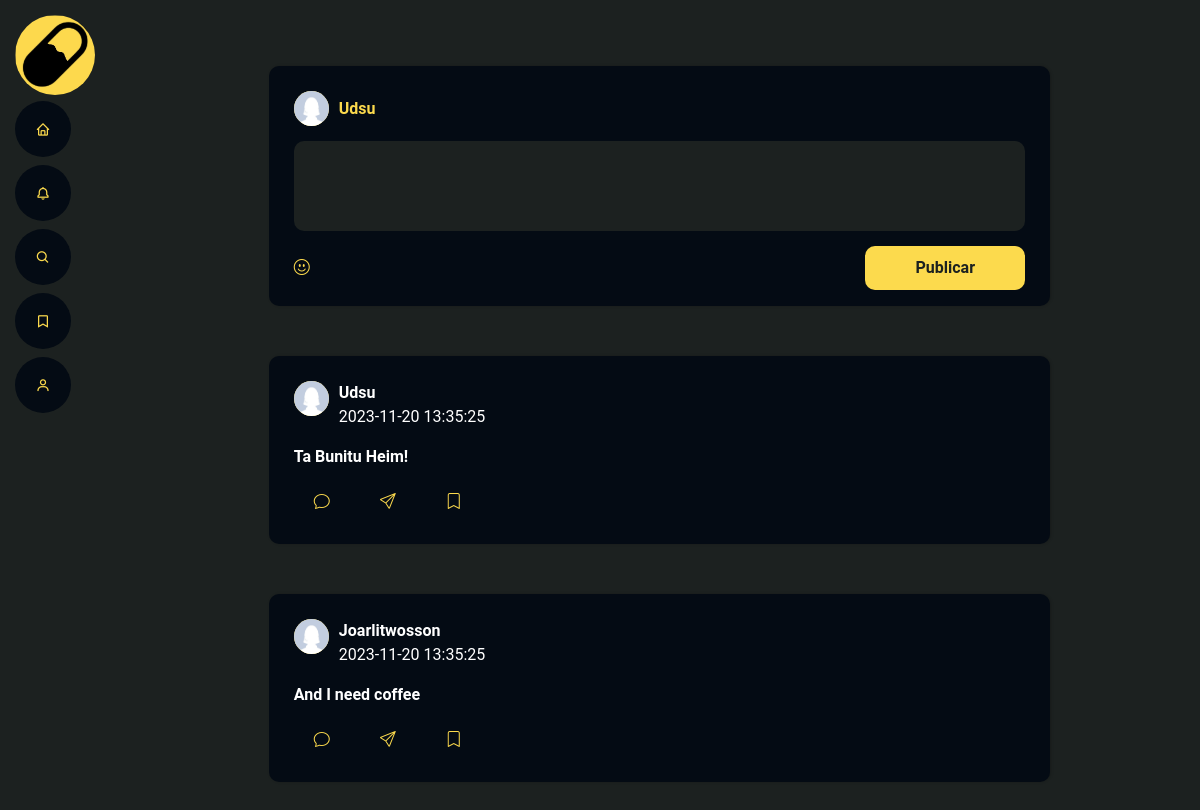
Screenshot of /Index.php?route=principal (signed in) with the database file from the repository.
### tables this page shows
CREATE TABLE tb_posts (
    pos_id INT AUTO_INCREMENT PRIMARY KEY,
    pos_usu_id INT NOT NULL,
    pos_conteudo TEXT,
    pos_data_postagem TIMESTAMP DEFAULT CURRENT_TIMESTAMP,
    FOREIGN KEY (pos_usu_id) REFERENCES tb_usuarios(usu_id)
);

CREATE TABLE tb_usuarios (
    usu_id INT AUTO_INCREMENT PRIMARY KEY,
    usu_nome VARCHAR(100) NOT NULL,
    usu_nome_usuario VARCHAR(50) NOT NULL,
    usu_email VARCHAR(100) NOT NULL UNIQUE,
    usu_senha VARCHAR(100) NOT NULL,
    usu_avatar VARCHAR(100) DEFAULT 'avatar.jpg',
    usu_img_fundo VARCHAR(100) DEFAULT 'generico.svg',
    usu_data_cadastro TIMESTAMP DEFAULT CURRENT_TIMESTAMP,
    CONSTRAINT chk_usu_nome_usuario_no_spaces CHECK (usu_nome_usuario NOT LIKE '% %')
);

### App/Controllers/PostController.php (called while the page is built, shortened)
<?php
require_once (__DIR__.'/../Model/PostModel.php');
class PostController extends Controller{
    public function viewPost(){
        $postModel = new PostModel();
        $posts = $postModel->getPost("viewPost");
        include (__DIR__."/../../Public/Principal.php");
    }
    }

### Config/Model.php (called while the page is built, shortened)
<?php
require_once (__DIR__."/../Database/SqlCommands.php");
class Model{
    public function __construct(){
        $this->query = new SqlCommands();
    }
}

### Database/SqlCommands.php (called while the page is built, shortened)
<?php
class SqlCommands{
    public function getCommand($function ){
        return $this->listCommandSql[$function];
    }
}

### App/Model/PostModel.php (called while the page is built, shortened)
<?php
require_once (__DIR__."/../../Config/Model.php");
class PostModel extends Model{
    public function getPost($base, $indice = 0){
        $con = $this->conect->conection();
        $query = $this->query->getCommand($base);
        $result = mysqli_query($con, $query[$indice]);
        if (!$result) {
            throw new Exception("Erro na consulta");
        }
        else{
            $rows = array();
            $i = 0;
            while ($row = mysqli_fetch_assoc($result)) {
                $rows[$i] = $row;
                $i++;
            }
            return $rows;
        }
    }
}

### Public/Layout/PostStructure.php (the view, shortened to what this page needs)
 <?php foreach($posts as $post=>$value): ?>
    <?php $route = $_GET['route']; ?>
      <li class='post'>
        <div class='infoUserPost'>
            <div class='imgUserPost'><img src="../Storage/perfil/<?= $value['usu_avatar']; ?>" alt=''></div>
            <div class='nameAndHour'>
                <?php if($route == 'notifications'): ?>
                    <p><strong><?= $value['usu_nome'];?></strong>| Post Compartilhado por <?= $value['sender_name'];?></p>
                <?php else: ?>
                    <strong><?= $value['usu_nome'];?></strong>
                <?php endif; ?>
                <p><?= $value['pos_data_postagem']; ?></p>
            </div>
        </div>
        <p>
        <?= $value['pos_conteudo']; ?>
        </p>
        <div class='actionBtnPost'>
            <button type='button' class='filepost openModal' data-modal='modal<?= $value['pos_id'] ?>'><i class='bi bi-chat' alt='comentar'></i></button>
            <?php if($route == 'principal'): ?>
                <button type='button' class='filepost openModal' data-modal='modalUsers1'><i class='bi bi-send' alt='compartilhar'></i></button>
                <form action="Index.php?route=<?= $route ?>" method="POST">
                    <button type='submit' class='filepost' name='salvar' value='<?= $value['pos_id'];?>'><i class='bi bi-bookmark' alt='salvar'></i></button>
                </form>
            <?php elseif($route == 'perfil'): ?>
              <form action="Index.php?route=<?= $route ?>" method="POST">
                    <button type='submit' class='filepost' name='apagar' value='<?= $value['pos_id'];?>'><i class='bi bi-trash' alt=''></i></button>
                </form>
            <?php endif; ?>
          </div>
        </li>
<?php endforeach; ?>

### Index.php (shortened to what this page needs)
<?php
require_once (__DIR__."/App/Controllers/PostController.php");
$postController = new PostController();
$route = $_GET['route'] ?? 'login';
switch ($route) {
    case 'principal':
      if ($_SERVER['REQUEST_METHOD'] === 'POST') {
        $postController->processPost();
      } else {
        $postController->viewPost();
      }
      break;
}
?>

### Public/Layout/Layout.php (shortened to what this page needs)
<!DOCTYPE html>
<html lang="en">
<head>
  <link href="../../Resources/Assets/vendor/aos/aos.css" rel="stylesheet">
  <link href="../../Resources/Assets/vendor/bootstrap/css/bootstrap.min.css" rel="stylesheet">
  <link href="../../Resources/Assets/vendor/bootstrap-icons/bootstrap-icons.css" rel="stylesheet">
  <link href="../../Resources/Assets/vendor/boxicons/css/boxicons.min.css" rel="stylesheet">
  <link href="../../Resources/Assets/vendor/glightbox/css/glightbox.min.css" rel="stylesheet">
  <link href="../../Resources/Assets/vendor/swiper/swiper-bundle.min.css" rel="stylesheet">
  <link href="../../Resources/Assets/css/style2.css" rel="stylesheet">
</head>
<body>
  <header id="header">
    <div class="d-flex flex-column">
      <div class="profile">
        <img src="../../Resources/Assets/img/pills.jpg" alt="" class="img-fluid rounded-circle">
      </div>
      <nav id="navbar" class="nav-menu navbar">
        <ul>
          <li><a href="Index.php?route=principal" class="nav-link scrollto"><i class="bx bx-home"></i> <span>Home</span></a></li>
          <li><a href="Index.php?route=notifications" class="nav-link scrollto"><i class="bx bx-bell"></i> <span>Notificações</span></a></li>
          <li><a href="Index.php?route=pesquisa" class="nav-link scrollto"><i class="bx bx-search"></i> <span>Pesquisar</span></a></li>
          <li><a href="Index.php?route=saves" class="nav-link scrollto"><i class="bx bx-bookmark"></i> <span>Salvos</span></a></li>
          <li><a href="Index.php?route=perfil" class="nav-link scrollto"><i class="bx bx-user"></i> <span>Perfil</span></a></li>
        </ul>
      </nav>
    </div>
  </header>

### Public/Principal.php (shortened to what this page needs)
<?php
include(__DIR__.'/Layout/Layout.php');
?>
  <main class="main">
      <ul class="posts">
      <li class="newPost">
        <div class="infoUser">
          <div class="imgUser"><img src="<?php echo "../Storage/perfil/".$_SESSION["avatar"] ?>" alt=""></div>
          <strong> <?= $_SESSION["user_name"] ?> </strong>
        </div>
        <form class="formPost" id="formPost" action="Index.php?route=principal" method="POST">
          <textarea name="textarea" placeholder="O que você está pensando?"> </textarea>
        <div class="iconsAndButton">
          <div class="icons">
            <a class="btnFileForm"><i class="bi bi-emoji-smile"  alt="Adicionar um emoji"></i></a>
          </div>
          <button type="submit" class="btnSubmitForm">Publicar</button>
        </div>
        </form>
        <?php include(__DIR__."/Layout/PostStructure.php"); ?>
      </ul>
  </main>
</body>

### Resources/Assets/css/style2.css (style rules this page uses)
* { margin: 0; padding: 0; box-sizing: border-box; }
body { background-color: #1C2120; color:white; font-family: 'Roboto', sans-serif; -webkit-font-smoothing: antialiased !important; }
#header { position: fixed; top: 0; left: 0; bottom: 0; z-index: 9997; transition: all 0.5s; padding: 15px; overflow-y: auto; }
#header div.profile { width: 80px; margin-bottom: 6px; }
.main { max-width: 900px; margin: 0 auto; }
li.newPost { width: 90%; height: 240px; display: flex; flex-direction: column; align-items: flex-start; margin: 50px 0px; padding: 25px; background: #040b14; border-radius: 10px; box-shadow: 1px 0 3px rgba(0,0,0,0.2); float: right; }
.imgUserPost img { width: 35px; height: 35px; border-radius: 50%; }
.imgUser img { width: 35px; height: 35px; border-radius: 50%; }
li.newPost div.infoUser { display: flex; align-items: center; justify-content: center; }
li.newPost div.infoUser div.imgUser { width: 35px; height: 35px; border-radius: 50%; background-color: #FCDA4D; }
li.newPost div.infoUser strong { font-size: 16px; color: #FCDA4D; margin-left: 10px; }
li.newPost form.formPost { display: flex; flex-direction: column; width: 100%; height: 100%; }
li.newPost form.formPost textarea { height: 90px; background-color: #1C2120; margin: 15px 0; padding: 25px; border-radius: 10px; resize: none; outline: none; border: 0; width: 100%; font-weight: bold; font-family: 'Roboto', sans-serif; color: #fff; }
li.newPost form.formPost div.iconsAndButton { display: flex; float: right; align-items: center; justify-content: space-between; }
li.newPost form.formPost div.iconsAndButton div.icons { width: 100px; display: flex; align-items: center; justify-content: space-between; }
button.btnSubmitForm { background-color: #FCDA4D; padding: 10px 50px; color: #1C2120; font-weight: bold; outline: none; cursor: pointer; border: 0; border-radius: 10px; transition: background 0.2s; }
ul.posts li.post { padding: 25px; margin-bottom: 50px; background-color: #040b14; border-radius: 10px; box-shadow: 1px 0 3px rgba(0,0,0,0.2); float: right; width: 90%; list-style: none; align-items: center; justify-content: center; }
ul.posts li.post div.infoUserPost { display: flex; }
ul.posts li.post div.infoUserPost div.imgUserPost { width: 35px; height: 35px; border-radius: 50%; background-color: #FCDA4D; margin-right: 10px; }
ul.posts li.post >p { width: 100%; font-weight: bold; text-align: justify; }
ul.posts li.post div.actionBtnPost { display: flex; align-items: center; }
ul.posts li.post div.actionBtnPost button { padding: 5px 20px; border: 0; outline: none; display: flex; align-items: center; justify-content: center; margin-right: 10px; border-radius: 10px; color: #FCDA4D; cursor: pointer; background-color: transparent; }
.nav-menu { padding: 0; display: block; }
.nav-menu * { margin: 0; padding: 0; list-style: none; }
.nav-menu>ul>li { position: relative; white-space: nowrap; }
.nav-menu a { display: flex; align-items: center; color: #FCDA4D; padding: 10px 18px; margin-bottom: 8px; transition: 0.3s; font-size: 15px; border-radius: 50px; background: #040b14; height: 56px; width: 100%; overflow: hidden; transition: 0.3s; justify-content: center; }
@media (min-width: 992px) { .nav-menu a, .nav-menu a:focus { width: 56px; } }
button { border: none; background-color: transparent; outline: none; }
.bi, main .bx { color: #FCDA4D;; }

### rows the page displays
tb_posts: pos_usu.usu_avatar (placeholder picture), pos_usu.usu_nome "Udsu", pos_data_postagem "2023-11-20 13:35:25", pos_conteudo "Ta Bunitu Heim!", $value['pos_id'] 1 (drawn)
tb_posts: pos_usu.usu_avatar (placeholder picture), pos_usu.usu_nome "Joarlitwosson", pos_data_postagem "2023-11-20 13:35:25", pos_conteudo "And I need coffee", $value['pos_id'] 2 (drawn)

### other values shown
$_SESSION["user_name"] "Udsu"
